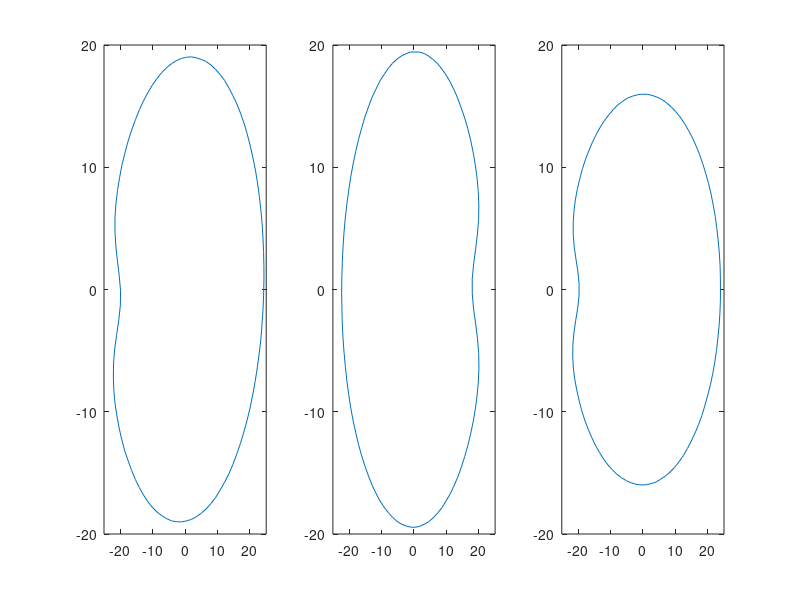

Recreate this plot in MATLAB. (Note: this script raises an error after producing the figure.)
% Generate realish looking stalk with synthetic data
%
% Features include 3 segments, upper segments taper, bowed segments,
% full interior, and rotated middle section.
%
% JH 8/8/2018
%
% =================== FROM DR COOK's "synthetic_stalk_sections.m" =====
% parameterized corn stalk cross-section
% Enumerating parameters:
%   - major diameter
%   - minor diameter
%   - notch depth
%   - notch width
%   - amplitude of x-asymmetry
%   - location of x-asymmetry
%   - amplitude of y-asymmetry
%   - location of y-asymmetry
%   - probably should add breadth of x and y asymmetry features.

clear
clc

theta = linspace(0,2*pi,100);
nloc = pi;

for i = 1:3
    
    % Basic Geometry
    min_diam = unifrnd(15,20);
    maj_diam = unifrnd(20,25);
    
    % Notch Geometry
    ndepth = unifrnd(0.1,0.25);
    nwidth = 1;
    
    % x-Asymmetry
    aAmp = unifrnd(-0.05,0.05);
    aSym = unifrnd(-pi,pi);
    
    % Random Noise
    noisex = unifrnd(-0.001,0.001,1,100);
    noisey = unifrnd(-0.001,0.001,1,100);
    
    notch = ndepth./cosh(4*(theta/nwidth-nloc)).^2;
    asymmetry = aAmp*sin(theta - aSym);
    
    x = maj_diam*(cos(theta) + noisex + notch + asymmetry);
    
    %if mod(i,2) == 0, x = x*-1; end
    
    % y-Asymmetry
    aAmp = unifrnd(-0.05,0.05);
    aSym = unifrnd(-pi,pi);
    asymmetry = aAmp*sin(theta - aSym);
    
    y = min_diam*(sin(theta) + noisey + asymmetry);
    rindx = unifrnd(0.92,0.94);
    rindy = unifrnd(0.92,0.94);
    
    X(i,:) = x;
    Y(i,:) = y;
end

%========================================================================
alpha = -(2*pi)*.5;         % must be a negative number for the shift function
% to work properly
% rotation matrix reassignation
new = ([X(2,:)' Y(2,:)']) *([cos(alpha) -sin(alpha); sin(alpha) cos(alpha)]);
Y(2,:) = new(:,2)';
X(2,:) = new(:,1)';


% Shift function
% Reassigns index values to compensate for the rotation
shift = round((-100*alpha)/(2*pi));

X2prime = zeros(1,(length(X) + shift));
X2prime((shift+1):end) = X(2,:);
X2prime(1:shift+1) = X2prime((length(X):end));
X2prime = X2prime(1:length(X));
X(2,:) = X2prime;

Y2prime = zeros(1,(length(Y) + shift));
Y2prime((shift+1):end) = Y(2,:);
Y2prime(1:shift+1) = Y2prime((length(Y):end));
Y2prime = Y2prime(1:length(Y));
Y(2,:) = Y2prime;


% Plot cross sections of stalks
hold on
set(gcf, 'Position', [300, 300, 1000, 350])

subplot(1,3,1)
plot(X(1,:),Y(1,:))
xlim([-25 25])

subplot(1,3,2)
plot(X(2,:),Y(2,:))
xlim([-25 25])

subplot(1,3,3)
plot(X(3,:),Y(3,:))
xlim([-25 25])

Xs(1,:) = X(1,:);
Ys(1,:) = Y(1,:);

Xs(2,:) = X(2,:);
Ys(2,:) = Y(2,:);

Xs(3,:) = X(3,:);
Ys(3,:) = Y(3,:);


for q=1:2
    
    % Populate matrices (this method relies on the fact that the X and Y coords
    % are centered at the origin)
    
    Z = zeros(60,100);
    for i = 1:60       % Generate Z vector
        Z(i,:) = i*3*q;
    end
    
    % First segment
    for i = 1:20
        X(i,:) = (.002*(i-10)^2 +.8)*Xs(1,:);
    end
    
    for i = 1:20
        Y(i,:) = (.002*(i-10)^2 +.8)*Ys(1,:);
    end
    
    % Second Segment
    
    for i = 21:40
        X(i,:) = (.002*(i-30)^2 +.78)*Xs(2,:);
    end
    
    for i = 21:40
        Y(i,:) = (.002*(i-30)^2 +.78)*Ys(2,:);
    end
    
    % Third Segment
    
    for i = 41:60
        X(i,:) = (.002*(i-50)^2 +.75)*Xs(3,:);
    end
    
    for i = 41:60
        Y(i,:) = (.002*(i-50)^2 +.75)*Ys(3,:);
    end
    
    % This block is nesecary bc of the nature of the STL writter.
    % In the stitching process, it will make triangle connections from one
    % inedx to the other.  The first 60 indices are responsible for the
    % exterior where the generator works upwards.  The next 60 indices must
    % work from 'top to bottom'
    flipper = flip(Z);
    Z(61:120,:) = flipper;
    
    X(61:120,:) = zeros;
    flipper = flip(X(1:60,:));
    X(61:120,:) = .8*flipper;
    
    Y(61:120,:) = zeros;
    flipper = flip(Y(1:60,:));
    Y(61:120,:) = .8*flipper;
    
    Z(121,:) = 4;
    X(121,:) = X(1,:);
    Y(121,:) = Y(1,:);
    
    % also note the nessecity of duplicate points to finish the stitching
    
    
    %writes the STL
    if q==1
        surf2stl_V1('qTest1.stl',X,Y,Z)
    else
        surf2stl_V1('qTest2.stl',X,Y,Z)
    end
end
